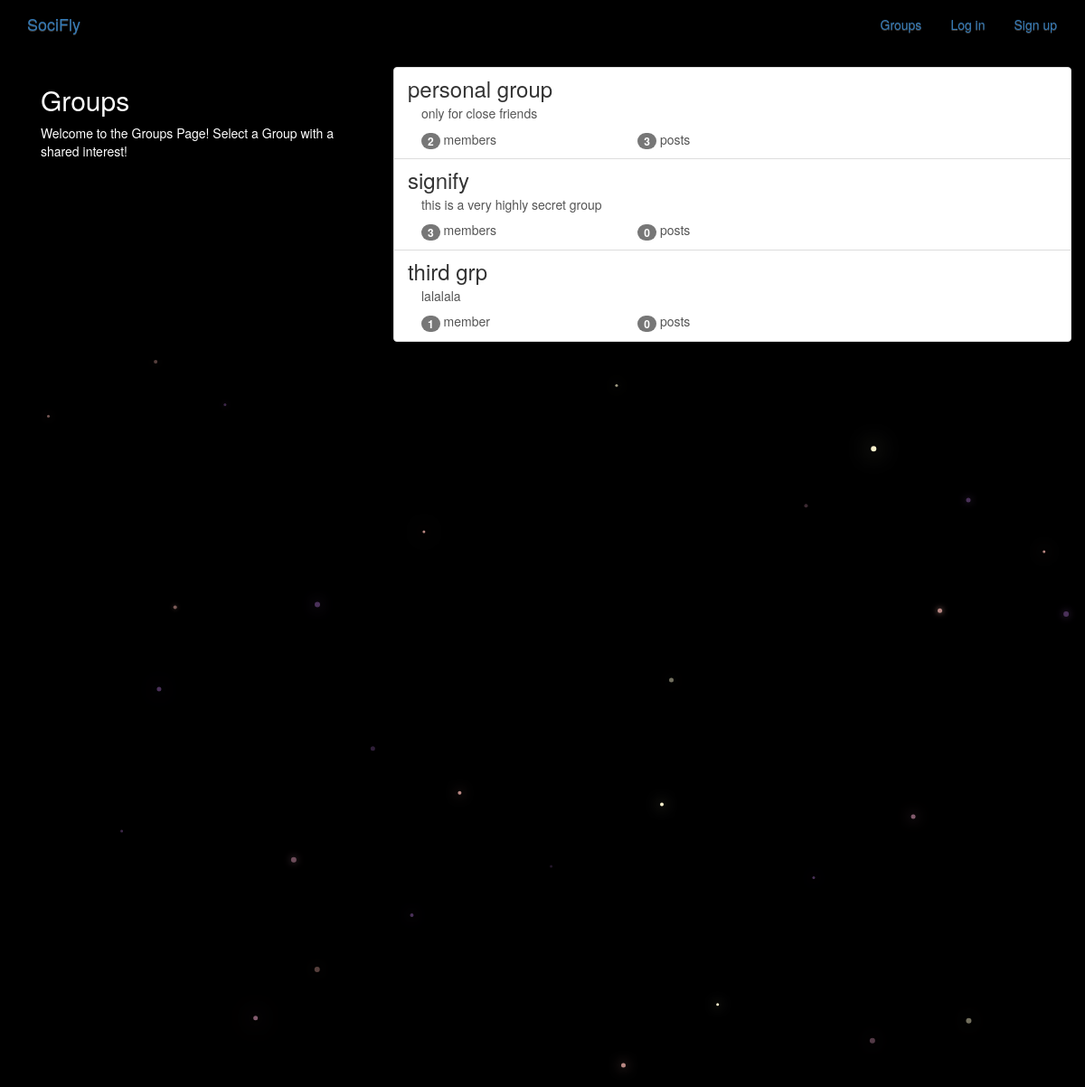
The app's page /groups/ with its own data.
### groups/models.py (models this page shows, shortened)
class Group(models.Model):
    name = models.CharField(max_length=255, unique=True) #name of group
    slug = models.SlugField(allow_unicode=True, unique=True) #group will have a slug
    description = models.TextField(blank=True, default='')  #group ka description
    description_html = models.TextField(editable=False, default='', blank=True) #html version of description
    members = models.ManyToManyField(User,through="GroupMember")
    class Meta:
        ordering = ["name"]

### groups/views.py (the view)
class ListGroups(generic.ListView): #list of all the groups
    model = Group

### groups/templates/groups/group_list.html (shortened to what this page needs)
{% extends "groups/group_base.html" %}
{% block pregroup %}
<div class="col-md-4">
	<div class="content">
			<h2>Groups</h2>
			<p>Welcome to the Groups Page! Select a Group with a shared interest!</p>
	</div>
</div>
{% endblock %}
{% block group_content %}
<div class="col-md-8">
	<div class="list-group">
		{% for group in object_list %}
		  <a class="list-group-item" href="{% url 'groups:single' slug=group.slug %}">
			     <h3 class="title list-group-item-heading">{{ group.name }}</h3>
			<div class="list-group-item-text container-fluid">
				{{ group.description_html|safe }}
				<div class="row">
					<div class="col-md-4">
						<span class="badge">{{ group.members.count }}</span> member{{ group.members.count|pluralize }}
					</div>
					<div class="col-md-4">
						<span class="badge">{{ group.posts.count }}</span> post{{ group.posts.count|pluralize }}
					</div>
				</div>
			</div>
		</a>
		{% endfor %}
	</div>
</div>
{% endblock %}

### static/simplesocial/css/master.css (style rules this page uses)
body { margin: 0; overflow: hidden; background-color: black; color: white; }

### records on screen
Group: name "personal group", description_html "only for close friends", members.count "2", posts.count "3"
Group: name "signify", description_html "this is a very highly secret group", members.count "3", posts.count "0"
Group: name "third grp", description_html "lalalala", members.count "1", posts.count "0"
